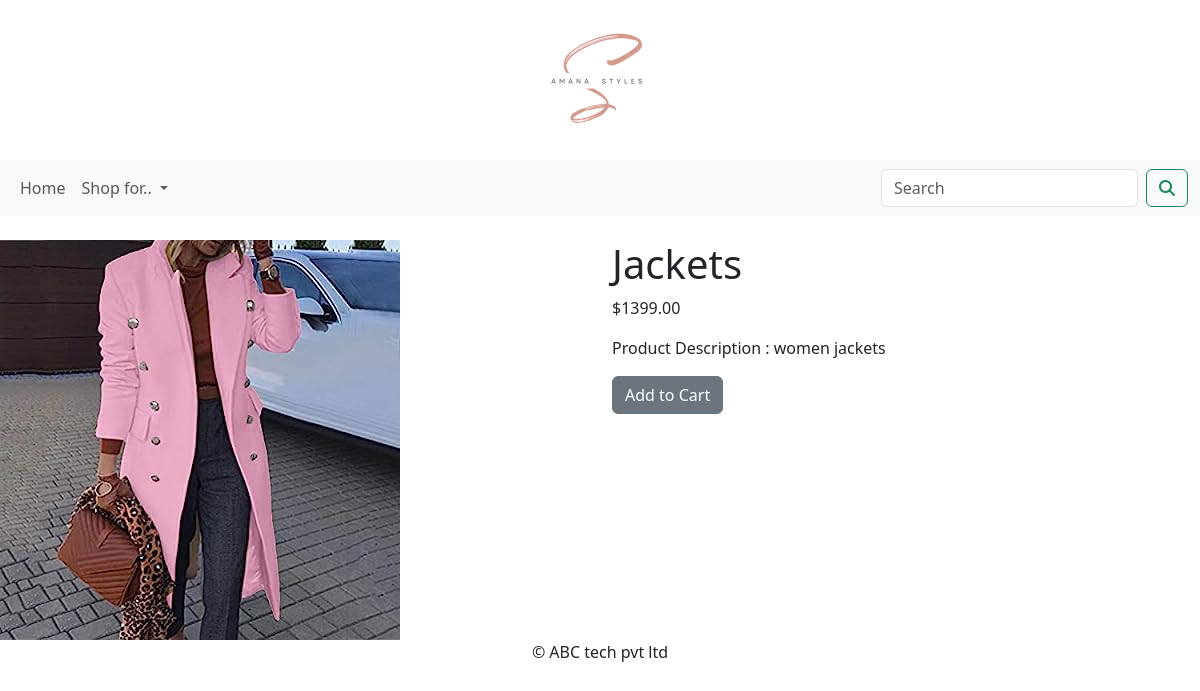
Screenshot of /shop/womens-apparels/jackets/ with the database file from the repository.
### shopapp/models.py (models this page shows, shortened)
class Product(models.Model):
    name=models.CharField(max_length=250,unique=True)
    slug=models.SlugField(max_length=250,unique=True)
    descr=models.TextField(blank=True)
    price=models.DecimalField(max_digits=10,decimal_places=2)
    category=models.ForeignKey(Category,on_delete=models.CASCADE)
    image=models.ImageField(upload_to='product',blank=True)
    stock=models.IntegerField()
    available=models.BooleanField(default=True)
    created=models.DateTimeField(auto_now_add=True)
    updated=models.DateTimeField(auto_now=True)
    class Meta:
        ordering=('name',)
        verbose_name='product'
        verbose_name_plural='products'

### shopapp/views.py (the view)
# urls.py: path('<slug:c_slug>/<slug:product_slug>/',views.proDetail,name="ProdCatDetail"),
def proDetail(request,c_slug,product_slug):
    try:
        product=Product.objects.get(category__slug=c_slug,slug=product_slug)
    except Exception as e:
        raise e
    return render(request,'product.html',{'product':product})

### cart_app/context_processors.py (called while the page is built)
def counter(request):
    item_count=0
    if 'admin' in request.path:
        return{}
    else:
        try:
            cart=Cart.objects.filter(cart_id=_cart_id(request))
            cart_items=CartItem.objects.all().filter(cart=cart[ :1])
            for cart_item in cart_items:
                item_count += cart_item.quantity
        except Cart.DoesNotExist:
            item_count = 0
    return dict(item_count=item_count)

### cart_app/views.py (called while the page is built)
def _cart_id(request):
    cart=request.session.session_key
    if not cart:
        cart=request.session.create()
    return cart

### shopapp/context.py (called while the page is built)
def menu_links(request):
    links=Category.objects.all()
    return dict(links=links)

### shopapp/models.py (called while the page is built)
    def get_url(self):
        return reverse('shopapp:products_by_category',args=[self.slug])

### template/product.html (shortened to what this page needs)
{% extends 'base.html' %}
{% load static %}
{% block content %}
    <div class="row my_prod_row_class">
        <div class="container">
            <br>
            <div class="row">
                <div class="col-md-6 col-sm-4 col-md-4 col-lg-6">
                    <div style="min-width: 18rem">
                        <img src="{{product.image.url}}" alt="{{product.name}}">
                    </div>
                </div>
                <div class="col-md-6 col-sm-8 col-md-8 col-lg-6">
                    <h1 class="my_prod_title">{{product.name}}</h1>
                    <p class="text-justify">${{product.price}}</p>
                    <p class="text-justify my_prod_text">Product Description : {{product.descr}}</p>
                    {% if product.stock <= 0 %}
                        <p class="text-justify my_prod_text"><b>Out of Stock</b></p>
                    {% else %}
                        <a class="btn btn-secondary" href="{% url 'cart_app:add_cart' product.id %}">Add to Cart</a>
                    {% endif %}
                </div>
            </div>
        </div>
    </div>
{% endblock %}

### rows the page displays
Product: image (picture), name "Jackets", price "1399.00", descr "women jackets"
